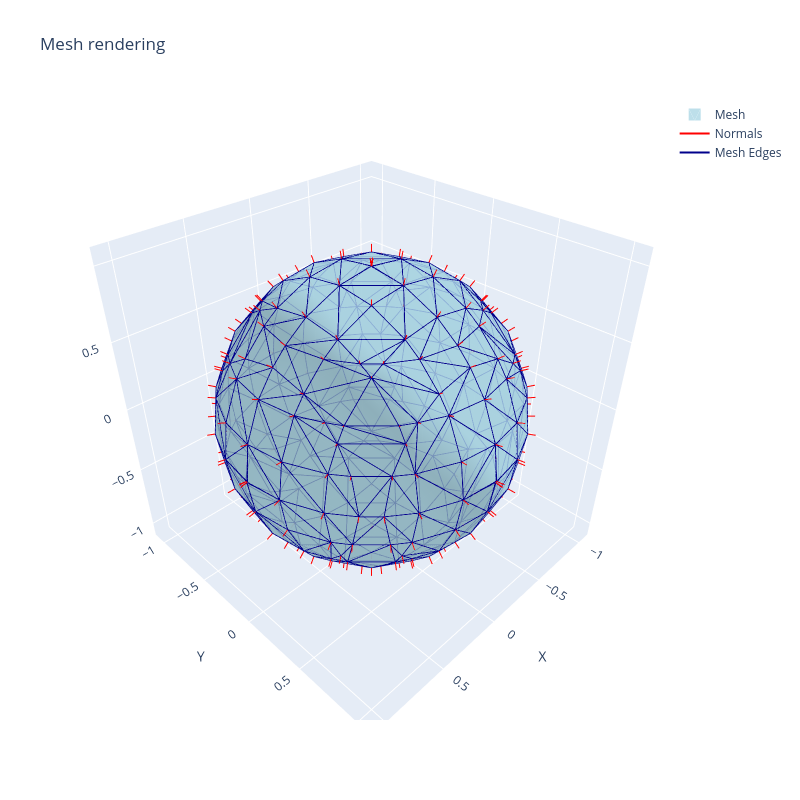

Source (notebook cell):
### Code cell
util.visualize_mesh(final_mesh, plot_normals=True, plot_wireframe=True)

### Figure 1 — Plotly figure (JSON) as saved in the notebook; plotly's stock layout.template omitted (floating-point values rounded to 4 significant figures; data arrays with more than 128 entries replaced by an {"elided": "..."} marker saying what was removed)
{"data": [{"color": "lightblue", "i": {"elided": "560 int values"}, "j": {"elided": "560 int values"}, "k": {"elided": "560 int values"}, "name": "Mesh", "opacity": 0.8, "showlegend": true, "type": "mesh3d", "x": {"elided": "288 float values"}, "y": {"elided": "288 float values"}, "z": {"elided": "288 float values"}}, {"line": {"color": "red", "width": 2}, "mode": "lines", "name": "Normals", "type": "scatter3d", "x": {"elided": "864 float values"}, "y": {"elided": "864 float values"}, "z": {"elided": "864 float values"}}, {"line": {"color": "darkblue", "width": 2}, "mode": "lines", "name": "Mesh Edges", "showlegend": true, "type": "scatter3d", "x": {"elided": "5040 float values"}, "y": {"elided": "5040 float values"}, "z": {"elided": "5040 float values"}}], "layout": {"height": 800, "scene": {"aspectmode": "data", "xaxis": {"title": {"text": "X"}}, "yaxis": {"title": {"text": "Y"}}, "zaxis": {"title": {"text": "Z"}}}, "title": {"text": "Mesh rendering"}, "width": 800}}
